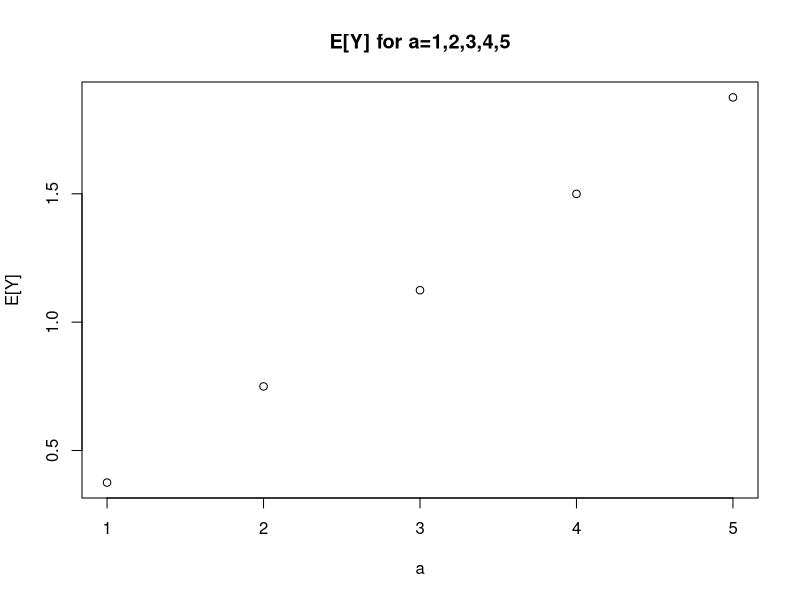

Generate this figure with R:
#STU22004 Lab Assignment 4
#Student Number: 19314123

#Q1
probabilityKCustomersArrive = function(samples){
  finalAnswer <- c(0)
  for(i in 1:samples){
    #Calculate the length of time that the customer spends in the shop 
    #I used rexp() because this has an exponential distribution.
    
    # N=1 since we need one observation,
    # rate=1 for example (the question states any parameter)
    y <- rexp(1)
    
    #Calculate how many customers arrive during the time that a customer spends in the shop
    #We want 1 observation (N=1), and the rate is the answer from rexp() i.e. the variable "y"
    z <- rpois(1, y)
    
    #get all the answers and store them into a vector
    finalAnswer <- append(finalAnswer, z, after = length(finalAnswer))
  }
  
  #Since the question revolves around when "maximum k other customer arrive"
  #I then calculated the probability when 2 or less customers arrived. 
  count <- c(0) 
  for(i in 1:samples){
    if(finalAnswer[i] <= 2){
      #increment our count
      count = count + 1 
    }
  }
  
  #get the probability
  percentage <- count/samples
  return (percentage)
}

#we need 10,000 samples for this question
samples <- 10000
answerFromIterations <- c(0)
answer <- c(0)

#get the mean of 200 iterations as asked in the question.
answerFromIterations <- replicate(200, probabilityKCustomersArrive(samples))
answer <- mean(answerFromIterations)
answer 

#results
#The probability that while a particular customer is shopping, maximum k other customer arrive:
#ANSWER = 0.8751175


#Q2

findExpectedValue = function(a, samples){
randomVariable <- c(0)
y <- c(0)

for(i in 1:samples){
  #use runif() for the uniform distribution U(0, a)
  x <- runif(1, min = 0, max = a)
  
  #store the appropriate value into the y vector according to the value of X
  if(x < a/2){
    y[i] <- x
  }
  else {
    y[i] <- a/2
  }
}

#get the mean of y to get the expected value
answer <- mean(y)
return (answer)
}

#we need 10,000 samples for this question
samples <- 10000

#find the expected values of 200 iterations for a = 1,2,3,4,5
expectedValuesFor1 <- replicate(200, findExpectedValue(1, samples))
expectedValuesFor2 <- replicate(200, findExpectedValue(2, samples))
expectedValuesFor3 <- replicate(200, findExpectedValue(3, samples))
expectedValuesFor4 <- replicate(200, findExpectedValue(4, samples))
expectedValuesFor5 <- replicate(200, findExpectedValue(5, samples))

expectedValues <- c(0,0,0,0,0)

#get the mean of 200 iterations and store them into a vector.
expectedValues[1] = mean(expectedValuesFor1)
expectedValues[2] = mean(expectedValuesFor2)
expectedValues[3] = mean(expectedValuesFor3)
expectedValues[4] = mean(expectedValuesFor4)
expectedValues[5] = mean(expectedValuesFor5)

expectedValues #this should now contain the results for the y-axis (dependent variable)
a <- c(1,2,3,4,5) #this will be the data on the x-axis (independent variable)

#Plot the results 
plot(a, expectedValues, main = "E[Y] for a=1,2,3,4,5", xlab="a", ylab="E[Y]")

#results
#For different values of a and using 10,000 random samples of X:
# a = 1, E[Y] = 0.3750969
# a = 2, E[Y] = 0.7499028
# a = 3, E[Y] = 1.1244971
# a = 4, E[Y] = 1.5007942
# a = 5, E[Y] = 1.8751335

#From the plot, it is visible that there is a linear relationship between a and E[Y]
